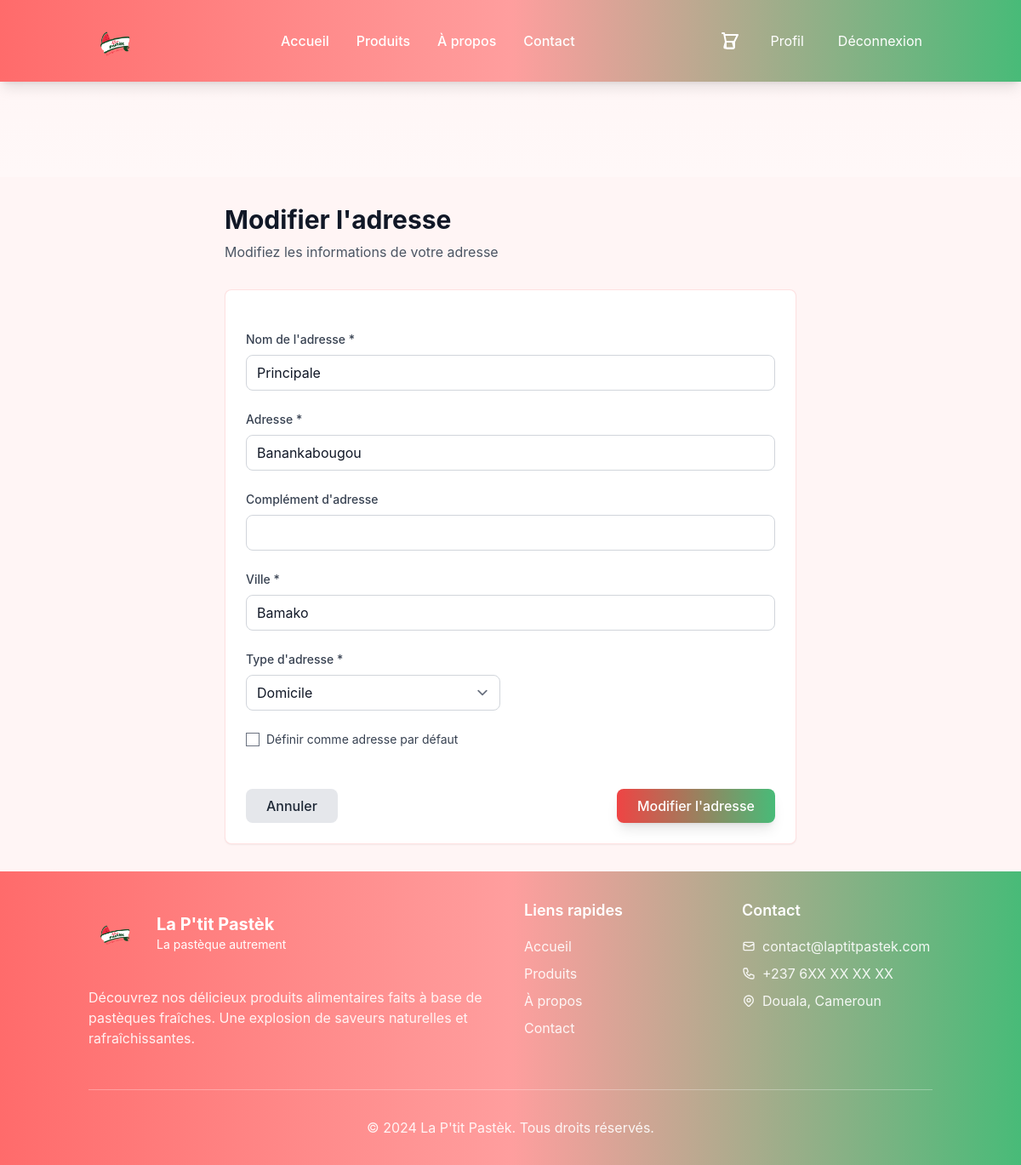
The app's page /accounts/address/1/edit/ (signed in) with its own data.
### accounts/models.py (models this page shows, shortened)
class Address(models.Model):
    TYPE_CHOICES = [
        ('home', 'Domicile'),
        ('work', 'Travail'),
        ('other', 'Autre'),
    ]
    user = models.ForeignKey(User, on_delete=models.CASCADE, related_name='addresses')
    name = models.CharField(max_length=255)
    address_line1 = models.CharField(max_length=255)
    address_line2 = models.CharField(max_length=255, blank=True)
    city = models.CharField(max_length=100)
    type = models.CharField(max_length=10, choices=TYPE_CHOICES, default='home')
    is_default = models.BooleanField(default=False)
    created_at = models.DateTimeField(auto_now_add=True)
    updated_at = models.DateTimeField(auto_now=True)
    class Meta:
        verbose_name = "Adresse"
        verbose_name_plural = "Adresses"

### accounts/views.py (the view)
# urls.py: path('address/<int:address_id>/edit/', views.edit_address, name='edit_address'),
@login_required
def edit_address(request, address_id):
    address = get_object_or_404(Address, id=address_id, user=request.user)
    if request.method == 'POST':
        form = AddressForm(request.POST, instance=address)
        if form.is_valid():
            form.save()
            messages.success(request, 'Adresse modifiée avec succès !')
            return redirect('accounts:profile')
    else:
        form = AddressForm(instance=address)
    return render(request, 'accounts/edit_address.html', {'form': form, 'address': address})

### cart/context_processors.py (called while the page is built)
def cart(request):
    cart = get_or_create_cart(request)
    return {
        'cart': cart,
        'cart_items_count': cart.total_items if cart else 0,
        'cart_total': cart.total_price if cart else 0,
    }

### cart/models.py (called while the page is built)
    @property
    def total_items(self):
        return sum(item.quantity for item in self.items.all())

    @property
    def total_price(self):
        return sum(item.get_total_price() for item in self.items.all())

### cart/utils.py (called while the page is built, shortened)
def get_or_create_cart(request):
    cart = None
    if request.user.is_authenticated:
        cart, created = Cart.objects.get_or_create(user=request.user)
        if not created and request.session.session_key:
            session_cart = Cart.objects.filter(session_key=request.session.session_key).first()
    else:
        if not request.session.session_key:
            request.session.create()
        cart, created = Cart.objects.get_or_create(session_key=request.session.session_key)
    return cart

### templates/accounts/edit_address.html (shortened to what this page needs)
{% extends 'base.html' %}
{% block content %}
<div class="min-h-screen bg-watermelon-cream dark:bg-gray-900 py-6 sm:py-8">
    <div class="container mx-auto px-4">
        <div class="max-w-2xl mx-auto">
            <div class="mb-8">
                <h1 class="text-2xl sm:text-3xl font-bold text-gray-900 dark:text-white mb-2">
                    Modifier l'adresse
                </h1>
                <p class="text-gray-600 dark:text-gray-300">
                    Modifiez les informations de votre adresse
                </p>
            </div>
            <div class="bg-white dark:bg-gray-800 border border-watermelon-red/20 dark:border-gray-700 rounded-lg shadow-sm">
                <div class="p-6">
                    <form method="post" class="space-y-6">
                        <div class="grid grid-cols-1 md:grid-cols-2 gap-6">
                            <div class="md:col-span-2">
                                <label for="{{ form.name.id_for_label }}" class="block text-sm font-medium text-gray-700 dark:text-gray-300 mb-2">
                                    Nom de l'adresse *
                                </label>
                                {{ form.name }}
                            </div>
                            <div class="md:col-span-2">
                                <label for="{{ form.address_line1.id_for_label }}" class="block text-sm font-medium text-gray-700 dark:text-gray-300 mb-2">
                                    Adresse *
                                </label>
                                {{ form.address_line1 }}
                            </div>
                            <div class="md:col-span-2">
                                <label for="{{ form.address_line2.id_for_label }}" class="block text-sm font-medium text-gray-700 dark:text-gray-300 mb-2">
                                    Complément d'adresse
                                </label>
                                {{ form.address_line2 }}
                            </div>
                            <div class="md:col-span-2">
                                <label for="{{ form.city.id_for_label }}" class="block text-sm font-medium text-gray-700 dark:text-gray-300 mb-2">
                                    Ville *
                                </label>
                                {{ form.city }}
                            </div>
                            <div>
                                <label for="{{ form.type.id_for_label }}" class="block text-sm font-medium text-gray-700 dark:text-gray-300 mb-2">
                                    Type d'adresse *
                                </label>
                                {{ form.type }}
                            </div>
                            <div class="md:col-span-2">
                                <div class="flex items-center">
                                    {{ form.is_default }}
                                    <label for="{{ form.is_default.id_for_label }}" class="ml-2 text-sm text-gray-700 dark:text-gray-300">
                                        Définir comme adresse par défaut
                                    </label>
                                </div>
                            </div>
                        </div>
                        <div class="flex justify-between pt-6">
                            <a href="{% url 'accounts:profile' %}" class="bg-gray-200 dark:bg-gray-700 text-gray-800 dark:text-gray-200 hover:bg-gray-300 dark:hover:bg-gray-600 py-2 px-6 rounded-lg font-medium transition-colors">
                                Annuler
                            </a>
                            <button type="submit" class="bg-gradient-to-r from-brand-primary to-watermelon-green hover:from-watermelon-red-dark hover:to-watermelon-green-dark text-white py-2 px-6 rounded-lg font-medium transition-all duration-300 transform hover:scale-105 shadow-lg hover:shadow-xl">
                                Modifier l'adresse
                            </button>
                        </div>
                    </form>
                </div>
            </div>
        </div>
    </div>
</div>
{% endblock %}

### records on screen
Address: name "Principale", address_line1 "Banankabougou", city "Bamako", type "Domicile"
